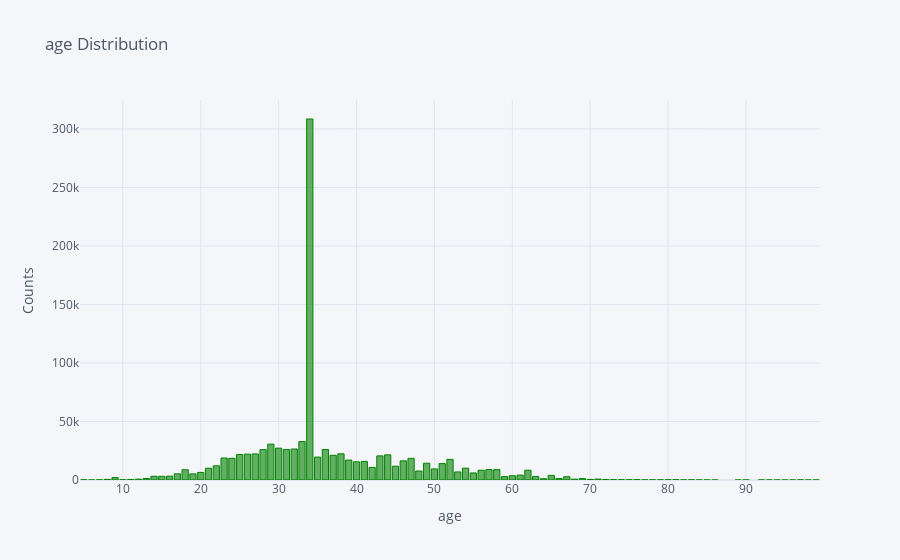

The cell this chart's notebook holds for it:
### Markdown cell above
Numerical / Categorical feature DA

### Code cell
query = 'SELECT user_id,age FROM user_feature'
values = SQL_query(query=query)

import pandas as pd
data = [values[i][1] for i in range(len(values))]
df = pd.DataFrame({'age':data})

import cufflinks as cf
cf.go_offline()
cf.set_config_file(offline=False, world_readable=True)
df['age'].value_counts().iplot(kind='bar',
                                  xTitle='age',
                                  yTitle='Counts',
                                  title='age Distribution',
                                  color='green')

### Figure 1 — Plotly figure (JSON) as saved in the notebook; plotly's stock layout.template omitted (floating-point values rounded to 4 significant figures)
{"data": [{"marker": {"color": "rgba(0, 128, 0, 0.6)", "line": {"color": "rgba(0, 128, 0, 1.0)", "width": 1}}, "name": "age", "orientation": "v", "text": "", "type": "bar", "x": [34, 33, 29, 30, 32, 36, 28, 31, 38, 27, 26, 25, 44, 37, 43, 35, 23, 24, 47, 52, 39, 46, 41, 40, 49, 51, 22, 45, 42, 54, 21, 50, 57, 58, 18, 62, 56, 48, 53, 20, 55, 17, 19, 61, 65, 60, 16, 14, 15, 63, 59, 67, 9, 13, 66, 69, 64, 71, 12, 68, 8, 11, 70, 72, 73, 76, 74, 81, 10, 75, 80, 83, 5, 7, 77, 79, 97, 78, 82, 92, 90, 84, 93, 85, 6, 96, 99, 86, 89, 98, 95, 94], "y": [308488, 32864, 30648, 27202, 26492, 26097, 25967, 25965, 22396, 22282, 22107, 21768, 21510, 21119, 20612, 19573, 18793, 18572, 18517, 17638, 17003, 16345, 15901, 15521, 14345, 14033, 12101, 11792, 10760, 10106, 10064, 9452, 8918, 8850, 8747, 8382, 8338, 7668, 6882, 6487, 6029, 5282, 5247, 4202, 3950, 3646, 3299, 3206, 3165, 3056, 2913, 2801, 2056, 1243, 1242, 1225, 1077, 796, 747, 737, 542, 513, 510, 456, 276, 253, 238, 237, 227, 204, 184, 165, 159, 148, 148, 141, 127, 125, 81, 47, 45, 35, 34, 17, 14, 13, 5, 2, 2, 1, 1, 1]}], "layout": {"legend": {"bgcolor": "#F5F6F9", "font": {"color": "#4D5663"}}, "paper_bgcolor": "#F5F6F9", "plot_bgcolor": "#F5F6F9", "title": {"font": {"color": "#4D5663"}, "text": "age Distribution"}, "xaxis": {"gridcolor": "#E1E5ED", "showgrid": true, "tickfont": {"color": "#4D5663"}, "title": {"font": {"color": "#4D5663"}, "text": "age"}, "zerolinecolor": "#E1E5ED"}, "yaxis": {"gridcolor": "#E1E5ED", "showgrid": true, "tickfont": {"color": "#4D5663"}, "title": {"font": {"color": "#4D5663"}, "text": "Counts"}, "zerolinecolor": "#E1E5ED"}}}
